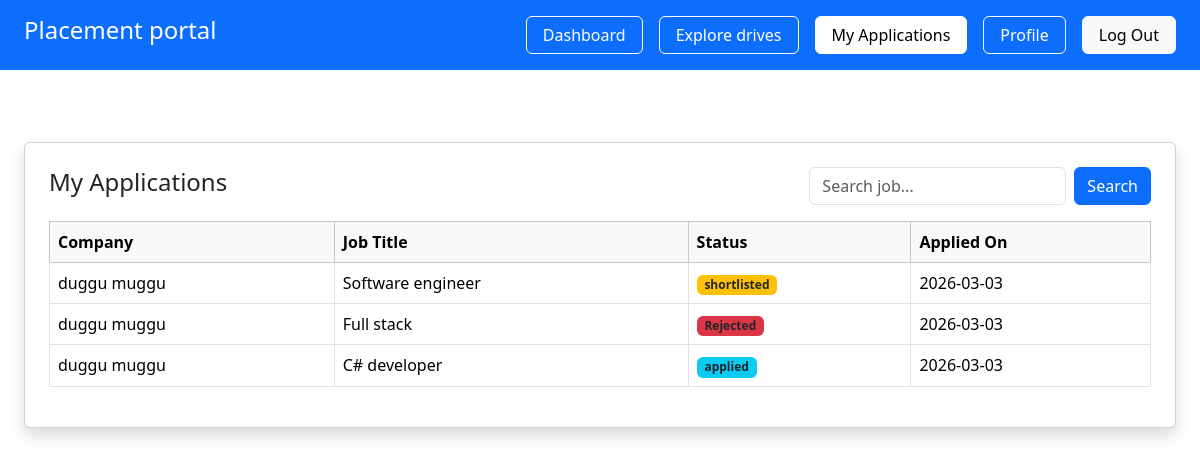
The app's page /student/application (signed in), older data.
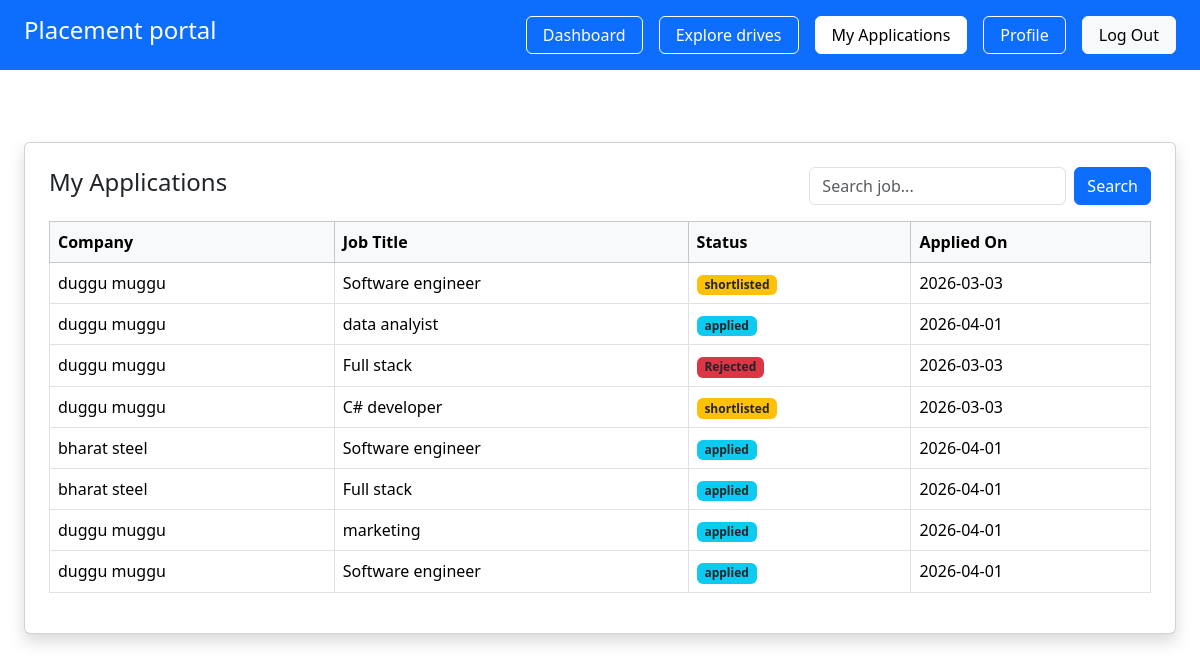
The same page, newer data.
### app/models.py (models this page shows, shortened)
class Application(db.Model):
     __tablename__ = "applications"
     id = db.Column(db.Integer, primary_key=True)
     student_id = db.Column(db.Integer, db.ForeignKey("students.id"), nullable=False)
     drive_id =db.Column(db.Integer, db.ForeignKey("placement_drives.id"), nullable=False)
     applied_on =db.Column(db.DateTime, default=datetime.utcnow)
     status = db.Column(db.String(20), default="applied")
     student = db.relationship("Student", backref="applications")
     drive= db.relationship("PlacementDrive", backref="applications")
     __table_args__ = (
          db.UniqueConstraint("student_id","drive_id", name="unique_application"),
     )

class Company(db.Model):
     __tablename__ = "companies"
     id = db.Column(db.Integer, primary_key=True)
     user_id = db.Column(db.Integer, db.ForeignKey("users.id"), nullable=False)
     company_name = db.Column(db.String(150), nullable=False)
     hr_name = db.Column(db.String(100))
     website = db.Column(db.String(150))
     approval_status = db.Column(db.String(20), default="pending")
     is_blacklisted = db.Column(db.Boolean, default=False)
     user = db.relationship("User", backref=db.backref("company", uselist=False),uselist=False)

class PlacementDrive(db.Model):
     __tablename__ = "placement_drives"
     id = db.Column(db.Integer, primary_key=True)
     company_id = db.Column(db.Integer, db.ForeignKey("companies.id"), nullable=False)
     job_title = db.Column(db.String(150), nullable=False )
     description = db.Column(db.Text)
     eligibility= db.Column(db.String(200))
     deadline = db.Column(db.Date)
     status = db.Column(db.String(20) , default = 'pending')
     created_at  = db.Column(db.DateTime, default=datetime.utcnow)
     company= db.relationship('Company', backref='drives')

### app/student/routes.py (the view)
@student.route('/student/application')
@login_required
def application():
    if current_user.role != 'student':
        return "unauthorized", 403
    stu = Student.query.filter_by(user_id=current_user.id).first()
    search = request.args.get("search")
    if search:
        myapp = Application.query.join(PlacementDrive).filter(
            Application.student_id == stu.id,
            PlacementDrive.job_title.ilike(f"%{search}%")
        ).all()
    else:
        myapp = Application.query.filter_by(student_id=stu.id).all()
    return render_template(
        'student/navigator/application.html',
        myapp=myapp
    )

### app/__init__.py (called while the page is built)
@login_manager.user_loader
def load_user(user_id):
    from app.models import User
    return User.query.get(int(user_id))

### app/templates/student/navigator/application.html
{% extends 'base.html' %}
{% block content %}
<div class="p-4  bg-opacity-25 " >
<div class="card shadow p-4 mt-5">
    <div class="d-flex justify-content-between align-items-center">
        <h4>My Applications</h4>
        <form method="GET" class="d-flex">
            <input type="text" name="search"
            class="form-control me-2"
            placeholder="Search job..."
            value="{{ request.args.get('search','') }}">
            <button class="btn btn-primary">Search</button>
        </form>
    </div>
    {% if myapp %}
    <table class="table table-bordered table-hover mt-3">
        <thead class="table-light">
            <tr>
                <th>Company</th>
                <th>Job Title</th>
                <th>Status</th>
                <th>Applied On</th>
            </tr>
        </thead>
     <tbody>
        {% for app in myapp %}
         <tr>
               <td>{{ app.drive.company.company_name }}</td>
               <td>{{ app.drive.job_title }}</td>
          <td>
          {% if app.status == "selected" %}
               <span class="badge bg-success text-dark">Selected</span>
          {% elif app.status == "rejected" %}
               <span class="badge bg-danger text-dark">Rejected</span>
          {% elif app.status == "shortlisted" %}
               <span class="badge bg-warning text-dark">shortlisted</span>
          {% else %}
               <span class="badge bg-info text-dark">{{ app.status }}</span>
          {% endif %}
          </td>
          <td>{{ app.applied_on.strftime('%Y-%m-%d') }}</td>
       </tr>
     {% endfor %}
     </tbody>
    </table>
    {% else %}
        <div class="text-center p-4">
            <p class="text-muted">You haven't applied to any drives yet.</p>
        </div>
    {% endif %}
</div>
</div>
{% endblock %}

Row changes from the older to the newer data that the page shows:
added Application: drive.company.company_name "duggu muggu", drive.job_title "data analyist", status "applied", applied_on "2026-04-01"
changed Application "C# developer": status "applied" → (not shown); now shows "shortlisted"
added Application: drive.company.company_name "bharat steel", drive.job_title "Software engineer", status "applied", applied_on "2026-04-01"
added Application: drive.company.company_name "bharat steel", drive.job_title "Full stack", status "applied", applied_on "2026-04-01"
added Application: drive.company.company_name "duggu muggu", drive.job_title "marketing", status "applied", applied_on "2026-04-01"
added Application: drive.company.company_name "duggu muggu", drive.job_title "Software engineer", status "applied", applied_on "2026-04-01"
